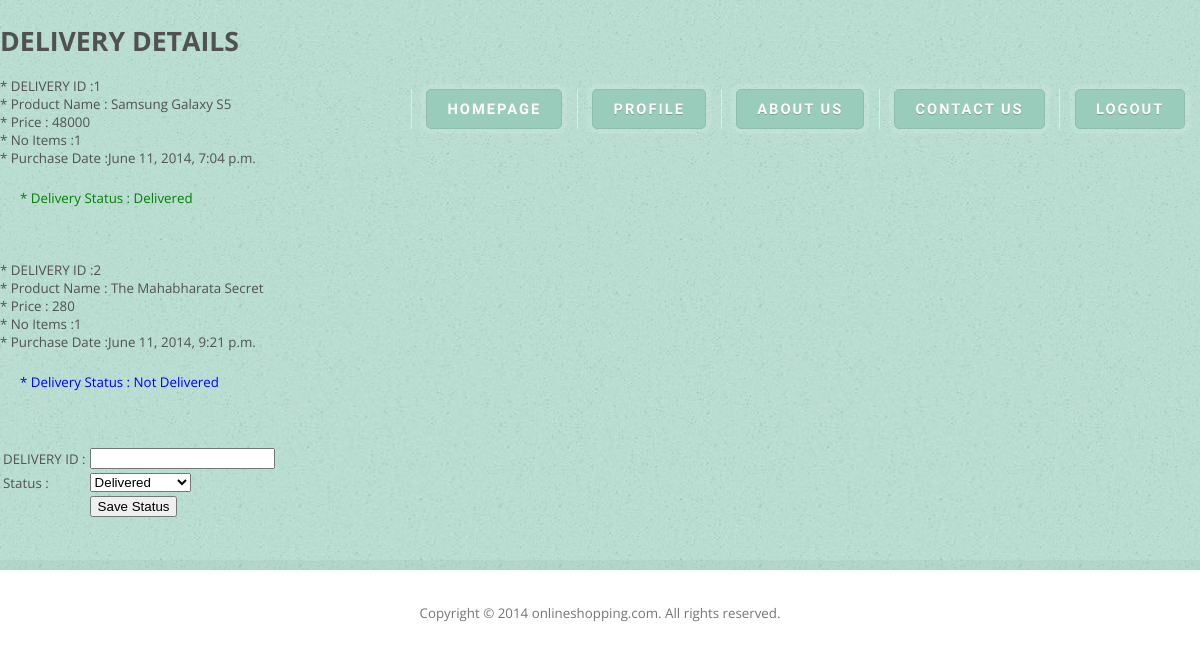
The page /products/delivary/ (signed in, lower part) on the database as committed earlier.
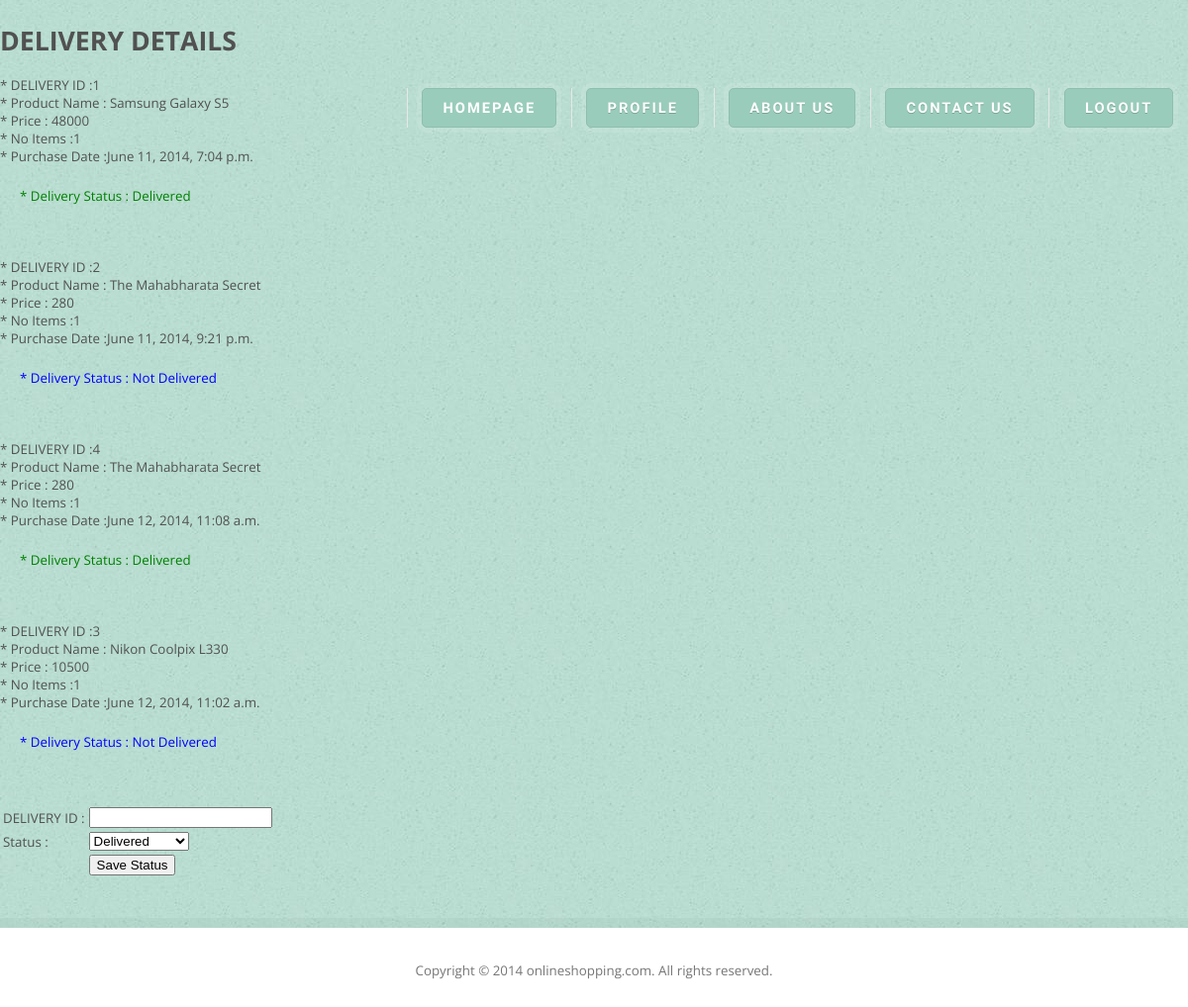
The same page on the database as committed later.
### book/models.py (models this page shows)
class Cart(models.Model):
	uid=models.ForeignKey(User)
	pid=models.ForeignKey(Product)
	noitem=models.IntegerField()
	purdate=models.DateTimeField("purchase-date")
	deldate=models.DateTimeField("delivary-date")
	status=models.CharField(max_length=10)

class Product(models.Model):
	pname=models.CharField(max_length=200)
	discription=models.CharField(max_length=500)
	price=models.IntegerField()
	noitem=models.IntegerField()
	createdby=models.ForeignKey(User)
	cid=models.ForeignKey(Catagory)
	photo=models.ImageField(upload_to='photo') #image in pjct/media/photo

### book/views.py (the view, shortened to what this page needs)
# urls.py: url(r'^products/delivary/$','book.views.products_delivery', name='productsdelivery'),
@login_required
def products_delivery(request):
    cart = Cart.objects.all().values('id','uid','pid','noitem','purdate','status')
    product=Product.objects.all()
    userid = Cart.objects.all().values('uid')
    user = User.objects.all()
    status = request.POST.get("status")
    deliveryid = request.POST.get("deliveryid")
    if request.method == 'GET':
        form = DeliveyStatusForm()
    return render(request, 'delivery.html', {'cart': cart, 'product': product, 'form': form,'user':user})

### book/forms.py
class DeliveyStatusForm(forms.Form):
    deliveryid = forms.CharField(label=("User Id:"), required=True)
    status = forms.ChoiceField()#label=("Status:"))#, required=True)
    def __init__(self, *args, **kwargs):
          super(DeliveyStatusForm, self).__init__(*args, **kwargs)
          status_choice_list = ((1,"Delivered"),(0,"Not delivered"))
          self.fields['status'] = forms.ChoiceField(choices = status_choice_list)

### book/templates/delivery.html (shortened to what this page needs)
{% extends "index.html" %}
{% block content %}
<form action="{% url 'productsdelivery' %}" method="POST" >{% csrf_token %}
<h1>DELIVERY DETAILS</h1>
               <div id="menu">
                    <ul>
                         <li class="active"><a href="/users/home" accesskey="1" title="">Homepage</a></li>
                         <li><a href="/users/account/" class="button-style">Profile</a></li>
                         <li><a href="/about" class="button-style">About Us</a></li>
                         <li><a href="/contact" class="button-style">Contact Us</a></li>
                         <li><a href="/users/logout/" class="button-style">LogOut</a></li>
                    </ul>
               </div>
{% for products in product  %}
     {% for carts in cart %}
         {% if products.id == carts.pid %}
             <br>
             * DELIVERY ID :{{ carts.id }}
             <br>
             * Product Name : {{ products.pname }}
             <br>
             * Price : {{ products.price}}
             <br>
             * No Items :{{ carts.noitem }}
             <br>
             * Purchase Date :{{ carts.purdate }}
             <br>
             <br>
             {% if carts.status == '1' %}
                 <p style="color:green;margin-left:20px;">* Delivery Status : Delivered</p>
             {% else %}
                 <p style="color:blue;margin-left:20px;">* Delivery Status : Not Delivered</p>
             {% endif %}
             <br>
             {% endif %}
     {% endfor %}
{% endfor %}
<br>
<table>
    <tr><td>DELIVERY ID : </td><td>{{form.deliveryid}}</td><td>{{ form.deliveryid.errors }}</td></tr>
    <tr><td>Status : </td><td>{{form.status}}</td></tr>
    <tr><td></td><td><input type="submit" value="Save Status" /></td></tr>
</table>
{% endblock %}

Rows that differ between the two databases and show on the page:
added Cart: id "4", {{ products.pname }} "The Mahabharata Secret", {{ products.price }} "280", noitem "1", purdate "June 12, 2014, 11:08 a.m.", status "* Delivery Status : Delivered", shown under Product "The Mahabharata Secret"
now on this page (row edited): Product: pname "Nikon Coolpix L330", price "10500"
added Cart: id "3", noitem "1", purdate "June 12, 2014, 11:02 a.m.", status "* Delivery Status : Not Delivered"
